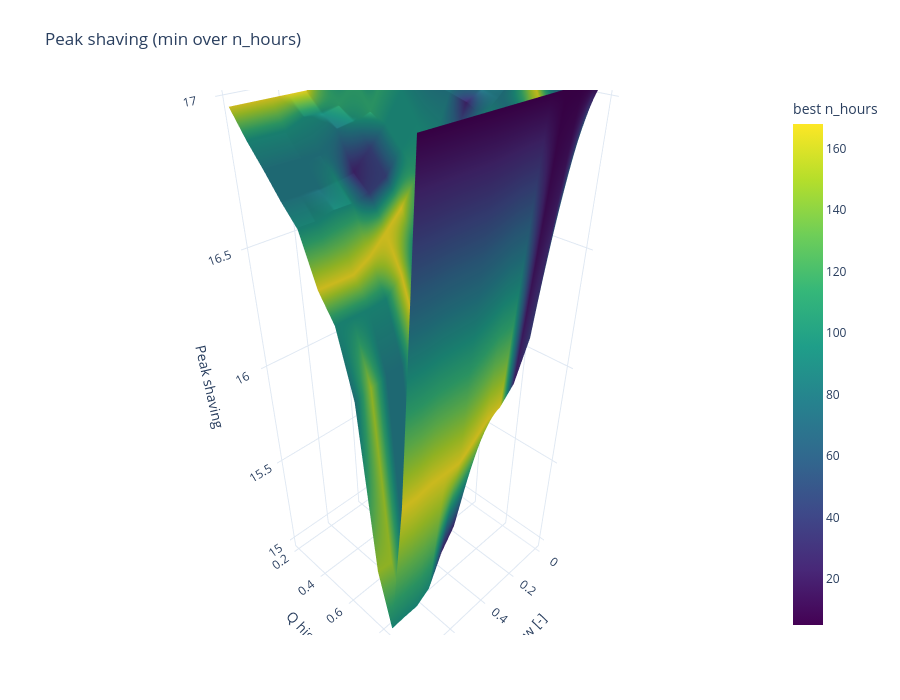
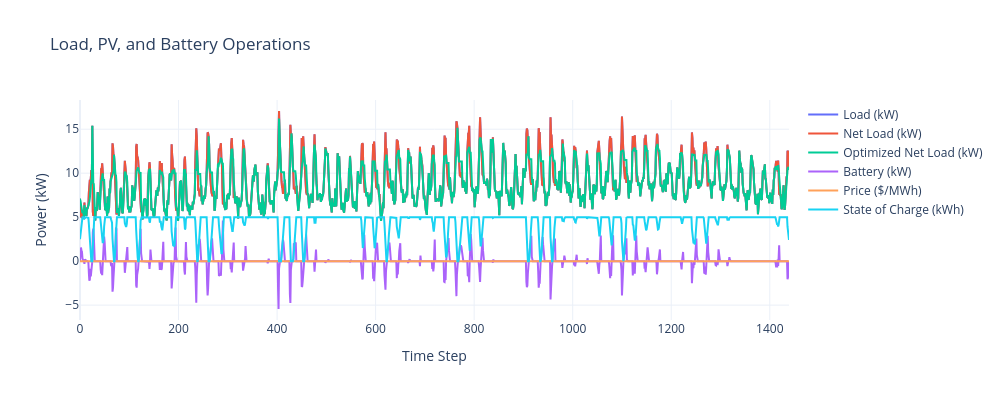

Notebook code for these charts, in order:
### Markdown cell above
# RBC policy for peak shaving
Try to estimate the goodness of the following policy:
* battery discharges when p>q_high where q_high is a rolling quantile
*  battery charges when p<q_low where q_low is a rolling quantile

### Code cell
specs['adversarial_perturbation'] = False
n_tr = 300*24
n_te = 60*24
i = 4
L_tr = data.iloc[:n_tr, i].values/np.std(data.iloc[:n_tr, 0])  # Load and PV generation data
L_te = data.iloc[n_tr:n_tr+n_te, i].values/np.std(data.iloc[:n_tr, 0])  # Load and PV generation data
price_tr = np.array([40 if (t%24) in range(18,24) else 20 for t in range(n_tr)])  # $/MWh
price_te = np.array([40 if (t%24) in range(18,24) else 20 for t in range(n_te)])  # $/MWh


# Define the range for p_threshold and soc_min_price
q_low_range = np.linspace(0, 0.8, 12) # Adjust the range as needed
q_high_range = np.linspace(0.2, 1, 12)   # Adjust the range as needed
n_hours_range = np.linspace(5, 24*7, 10).astype(int)
# Create a grid of parameter values
Q_LOW, Q_HIGH, N_HOURS = np.meshgrid(q_low_range, q_high_range, n_hours_range)
# Initialize a list to store LCOE values
peak_shaving_values = []


n_q_low, n_q_high, n_hours = Q_LOW.shape
PS_cube = np.full((n_q_low, n_q_high, n_hours), np.nan)

for i in range(n_q_low):
    for j in range(n_q_high):
        for k in range(n_hours):
            params = {
                'lower_q': float(Q_LOW[i, j, k]),
                'higher_q': float(Q_HIGH[i, j, k]),
                'n_hours': int(N_HOURS[i, j, k])
            }
            PS_cube[i, j, k] = rbc_peak_shaving(params, L_tr, price_tr, specs, h=data.iloc[:n_tr].index.hour)

# collapse the N_HOURS dimension by taking the minimum over k
PS_min = np.nanmin(PS_cube, axis=2)
zlims = np.min(PS_min)*0.99, np.max(PS_min)*1.05

# find argmin indices along the N_HOURS axis and map to actual N_HOURS values
best_k = np.nanargmin(PS_cube, axis=2)               # indices into k dimension
best_n_hours = np.empty((n_q_low, n_q_high), dtype=int)
for i in range(n_q_low):
    for j in range(n_q_high):
        best_n_hours[i, j] = int(N_HOURS[i, j, best_k[i, j]])

# Prepare 2D grids for plotting (Q_LOW and Q_HIGH are constant along k)
Q_LOW_2D = Q_LOW[:, :, 0]
Q_HIGH_2D = Q_HIGH[:, :, 0]

fig = go.Figure(
    data=[
        go.Surface(
            z=PS_min,
            x=Q_LOW_2D,
            y=Q_HIGH_2D,
            surfacecolor=best_n_hours,
            colorscale="Viridis",
            colorbar=dict(title="best n_hours")
        )
    ]
)

fig.update_layout(
    title="Peak shaving (min over n_hours)",
    scene=dict(xaxis_title="Q low [-]", yaxis_title="Q high [-]", zaxis_title="Peak shaving"),
    autosize=False,
    width=900,
    height=700,
    margin=dict(l=65, r=50, b=65, t=90),
    template='plotly_white'
)

fig.show()


best_k = np.nanargmin(PS_cube, axis=2)
best_n_hours = np.empty(best_k.shape, dtype=int)
for ii in range(best_k.shape[0]):
    for jj in range(best_k.shape[1]):
        best_n_hours[ii, jj] = int(N_HOURS[ii, jj, best_k[ii, jj]])

# pick global optimum from the collapsed surface
idx = np.unravel_index(np.nanargmin(PS_min), PS_min.shape)
best_q_low = float(Q_LOW_2D[idx])
best_q_high = float(Q_HIGH_2D[idx])
best_n = int(best_n_hours[idx])

# build rolling thresholds (use integer window)
lower_threshold = pd.Series(L_te).rolling(window=best_n, min_periods=1).quantile(best_q_low).to_numpy()
upper_threshold = pd.Series(L_te).rolling(window=best_n, min_periods=1).quantile(best_q_high).to_numpy()

print("Best q_low = {:0.2f}, q_high = {:0.2f}, n_hours = {:d}".format(best_q_low, best_q_high, best_n))

p_battery = specs.get('E_bat_kWh', 1.0) * specs.get('energy_ratio', 1.0)

soc, p_batt, p_grid = rbc_thresholds(
    L_te,                     # net consumption array
    L_te * 0,                 # placeholder PV flag (kept for signature)
    capacity_kwh=specs.get('E_bat_kWh', 1.0),
    soc_start=specs.get('soc_start', 0.5),
    soc_min=specs.get('soc_min', 0.1),
    soc_max=specs.get('soc_max', 0.99),
    p_charge_max=p_battery,
    p_discharge_max=p_battery,
    eta_ch=specs.get('eta_ch', 0.99),
    eta_dis=specs.get('eta_dis', 0.99),
    dt_hours=1.0,
    noise_level=0,
    lower_threshold=lower_threshold,
    upper_threshold=upper_threshold
)

# plot
print('objective : {:0.2e}'.format(np.mean(p_grid**2)))
plot_results(0, specs.get('E_bat_kWh', 1.0), p_batt, soc * specs.get('E_bat_kWh', 1.0) / 20, L_te * 0, L_te, price_te * 0)

### Figure 1 — Plotly figure (JSON) as saved in the notebook; plotly's stock layout.template omitted (floating-point values rounded to 4 significant figures; data arrays with more than 128 entries replaced by an {"elided": "..."} marker saying what was removed)
{"data": [{"colorbar": {"title": {"text": "best n_hours"}}, "colorscale": [[0.0, "#440154"], [0.1111, "#482878"], [0.2222, "#3e4989"], [0.3333, "#31688e"], [0.4444, "#26828e"], [0.5556, "#1f9e89"], [0.6667, "#35b779"], [0.7778, "#6ece58"], [0.8889, "#b5de2b"], [1.0, "#fde725"]], "surfacecolor": {"elided": "12x12 int values"}, "x": {"elided": "12x12 float values"}, "y": {"elided": "12x12 float values"}, "z": {"elided": "12x12 float values"}, "type": "surface"}], "layout": {"margin": {"l": 65, "r": 50, "b": 65, "t": 90}, "title": {"text": "Peak shaving (min over n_hours)"}, "scene": {"xaxis": {"title": {"text": "Q low [-]"}}, "yaxis": {"title": {"text": "Q high [-]"}}, "zaxis": {"title": {"text": "Peak shaving"}}}, "autosize": false, "width": 900, "height": 700}}

### Figure 2 — Plotly figure (JSON) as saved in the notebook; plotly's stock layout.template omitted (floating-point values rounded to 4 significant figures; data arrays with more than 128 entries replaced by an {"elided": "..."} marker saying what was removed)
{"data": [{"mode": "lines", "name": "Load (kW)", "x": {"elided": "1440 int values"}, "y": {"elided": "1440 float values"}, "type": "scatter"}, {"mode": "lines", "name": "Net Load (kW)", "x": {"elided": "1440 int values"}, "y": {"elided": "1440 float values"}, "type": "scatter"}, {"mode": "lines", "name": "Optimized Net Load (kW)", "x": {"elided": "1440 int values"}, "y": {"elided": "1440 float values"}, "type": "scatter"}, {"mode": "lines", "name": "Battery (kW)", "x": {"elided": "1440 int values"}, "y": {"elided": "1440 float values"}, "type": "scatter"}, {"mode": "lines", "name": "Price ($/MWh)", "x": {"elided": "1440 int values"}, "y": {"elided": "1440 int values"}, "type": "scatter"}, {"mode": "lines", "name": "State of Charge (kWh)", "x": {"elided": "1440 int values"}, "y": {"elided": "1440 float values"}, "type": "scatter"}], "layout": {"title": {"text": "Load, PV, and Battery Operations"}, "xaxis": {"title": {"text": "Time Step"}}, "yaxis": {"title": {"text": "Power (kW)"}}, "hovermode": "x unified", "plot_bgcolor": "white", "width": 1000, "height": 400}}
